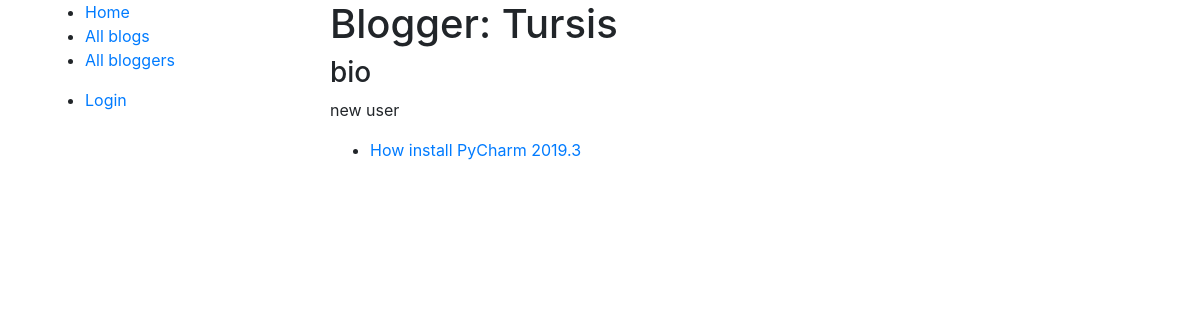
Before: /blog/bloggers/id2 with the older database file.
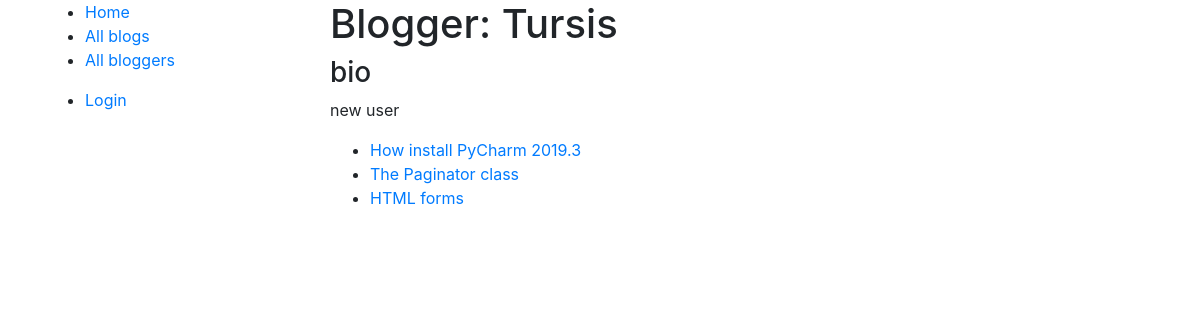
After: the same page with the newer database file.
### blog/models.py (models this page shows, shortened)
class Blog(models.Model):
    name = models.CharField(max_length=200, help_text="Enter your name blog here.")
    author = models.ForeignKey(BlogAuthor, on_delete=models.SET_NULL, null=True)
    description = models.TextField(max_length=400, help_text="Enter your blog text here.")
    pub_date = models.DateTimeField('date published')
    def get_absolute_url(self):
        return reverse('blog:blog-detail', args=[str(self.id)])

### blog/views.py (the view)
# urls.py: url('^bloggers/id(?P<pk>[0-9]+)$', views.BloggersDetailView.as_view(), name='bloggers-detail'),
class BloggersDetailView(generic.ListView):
    template_name = 'blog/blogauthor_detail.html'
    model = Blog
    def get_queryset(self):
        id = self.kwargs['pk']
        target_author = get_object_or_404(BlogAuthor, pk=id)
        return Blog.objects.filter(author=target_author)
    def get_context_data(self, **kwargs):
        context = super(BloggersDetailView, self).get_context_data(**kwargs)
        context['blogger'] = get_object_or_404(BlogAuthor, pk=self.kwargs['pk'])
        return context

### blog/models.py (called while the page is built)
    def __str__(self):
        return self.user.username

### blog/templates/blog/blogauthor_detail.html
{% extends "base_generic.html" %}
{% block content %}
	<h1> Blogger: {{ blogger }}</h1>
	<h3>bio</h3>
	<p>{{ blogger.bio }}</p>
	{% if blog_list %}
		<ul>
		{% for blog in blog_list %}
			<li><a href={{ blog.get_absolute_url }}>{{ blog.name }}</a></li>
		{% endfor %}
		</ul>
	{% endif %}
{% endblock %}

Changed rows visible on the page:
added Blog: name "The Paginator class"
added Blog: name "HTML forms"
